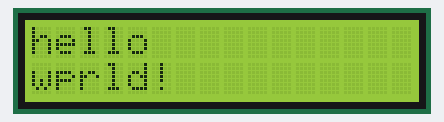
Recording of a sketch running on a simulated Arduino Uno, built with avr-gcc and run on an emulated ATmega328P. Parts: 16×2 character LCD.

Above: at 0.1 s.
At 50.1 s:
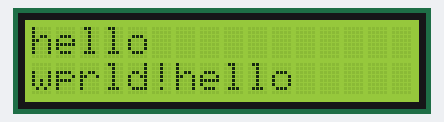

The sketch:

lcd16x2.ino
```cpp
#include <LiquidCrystal.h>
LiquidCrystal lcd(2,3,4,5,6,7); // pins for RS, E, DB4, DB5, DB6, DB7

void setup() {
  // set up the LCD's number of columns and rows:
  lcd.begin(16, 2);

}

void loop() {
  //
  lcd.print("hello");
  lcd.setCursor(0, 1); // ستون 0، ردیف دوم
  lcd.print("wprld!");
  delay(50000);
}
```
